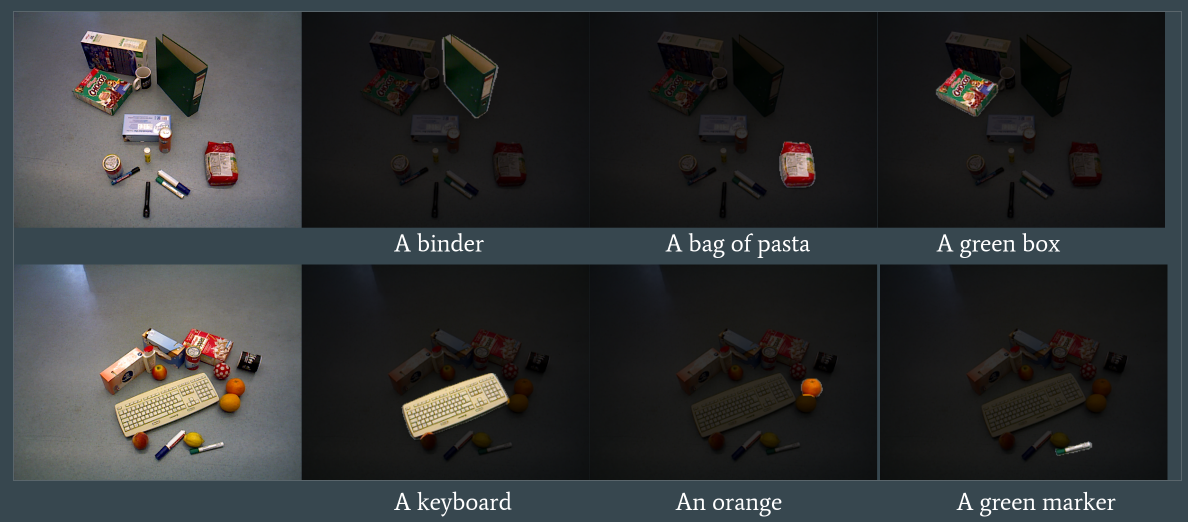
#> input picture assets/clip-seg.png, 2376 x 1044 px (shown at 1/2 size)
$ python -i data_augmentation.py   (imports and definitions only)
#> lines starting #> are read from the running program, lines starting #| are printed output that depends on the picture
import torch
import random
import numpy as np
import cv2

# My Libraries
import utils.data_utils as util_


##### Useful Utilities #####

# [145 lines left out: functions array_to_tensor, translate, rotate, add_noise_to_depth, add_noise_to_xyz, dropout_random_ellipses and 2 more, not called in this run]

def random_color_warp(image, d_h=None, d_s=None, d_l=None):
    """ Given an RGB image [H x W x 3], add random hue, saturation and luminosity to the image

        Code adapted from: https://github.com/yuxng/PoseCNN/blob/master/lib/utils/blob.py
    """
    H, W, _ = image.shape
#> H = 1044; W = 2376

    image_color_warped = np.zeros_like(image)

    # Set random hue, luminosity and saturation which ranges from -0.1 to 0.1
    if d_h is None:
        d_h = (random.random() - 0.5) * 0.2 * 256
    if d_l is None:
        d_l = (random.random() - 0.5) * 0.2 * 256
    if d_s is None:
        d_s = (random.random() - 0.5) * 0.2 * 256

    # Convert the RGB to HLS
    hls = cv2.cvtColor(image.round().astype(np.uint8), cv2.COLOR_RGB2HLS)
#> hls: shape (1044, 2376, 3); mean of channels 0, 1, 2 75.2, 50.4, 29.4
    h, l, s = cv2.split(hls)
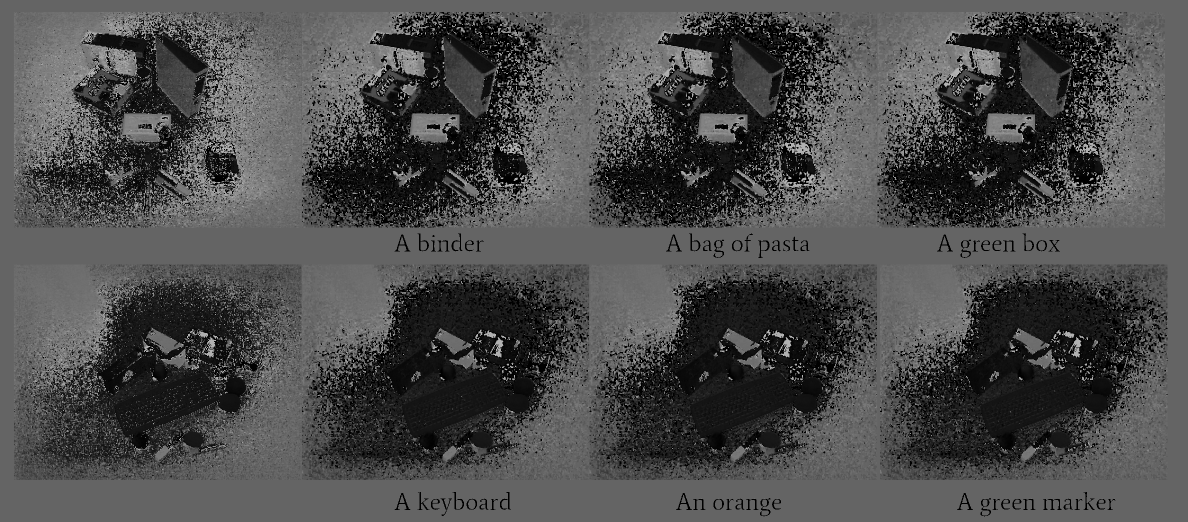
#> h: shape (1044, 2376) (shown at 1/2 size); min 0, max 180, mean 75.2
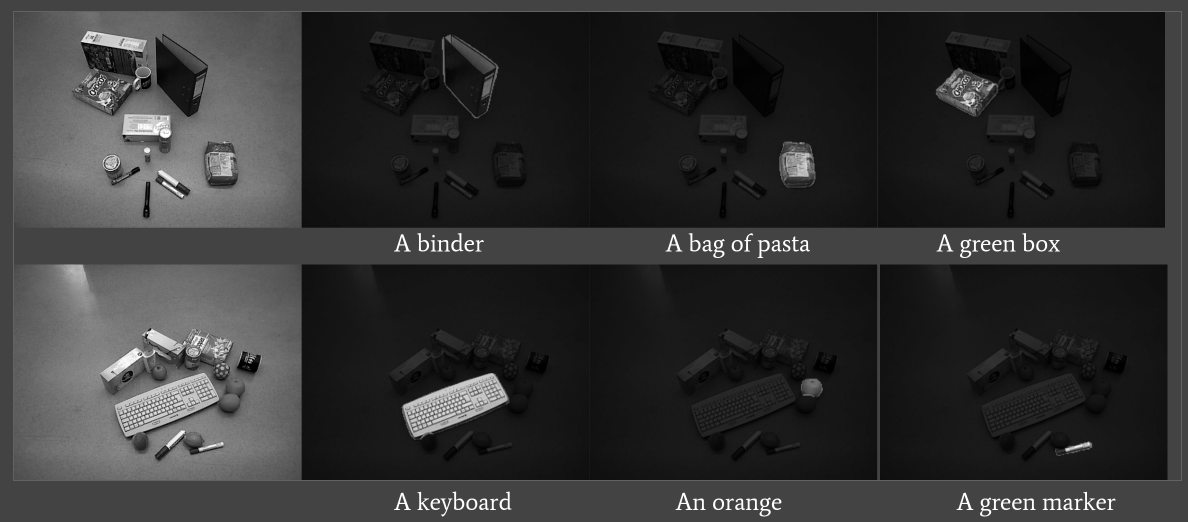
#> l: shape (1044, 2376) (shown at 1/2 size); min 0, max 255, mean 50.4
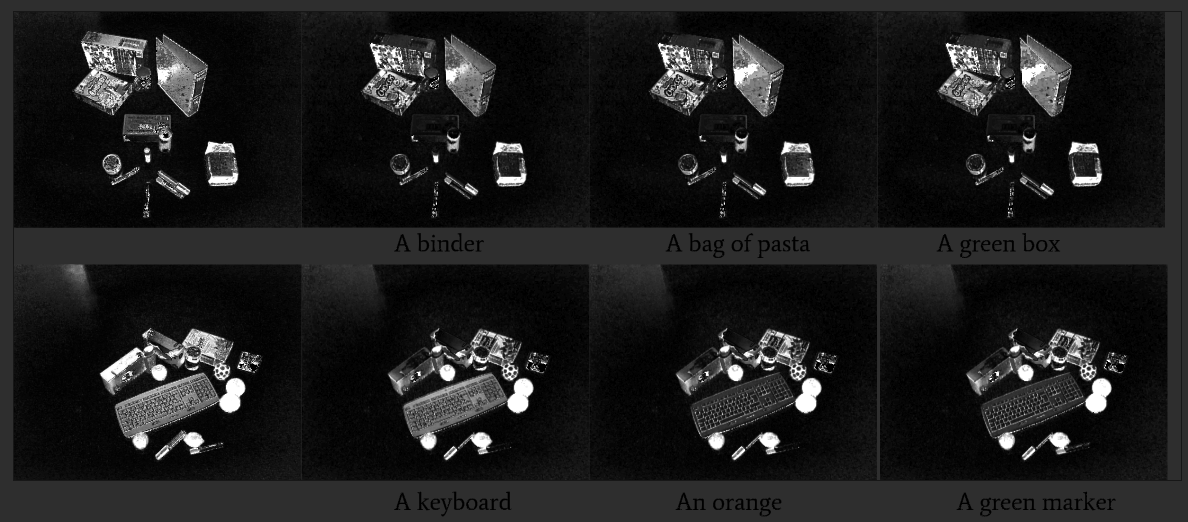
#> s: shape (1044, 2376) (shown at 1/2 size); min 0, max 255, mean 29.4

    # Add the values to the image H, L, S
    new_h = (np.round((h + d_h)) % 256).astype(np.uint8)
    new_l = np.round(np.clip(l + d_l, 0, 255)).astype(np.uint8)
    new_s = np.round(np.clip(s + d_s, 0, 255)).astype(np.uint8)

    # Convert the HLS to RGB
    new_hls = cv2.merge((new_h, new_l, new_s)).astype(np.uint8)
#> new_hls: shape (1044, 2376, 3); mean of channels 0, 1, 2 93.2, 63.3, 25.7
    new_im = cv2.cvtColor(new_hls, cv2.COLOR_HLS2RGB)
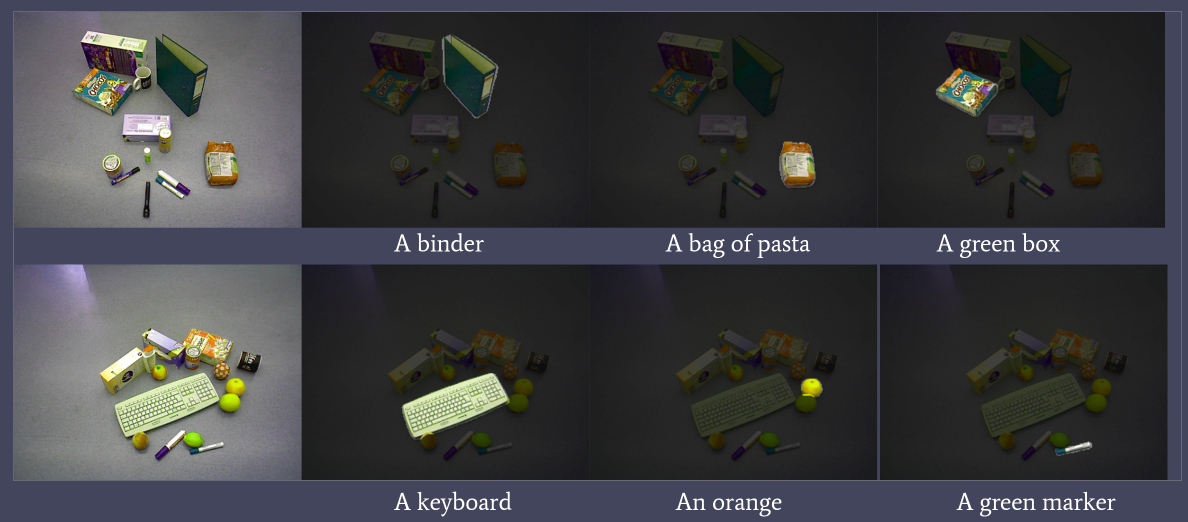
#> new_im: shape (1044, 2376, 3) (shown at 1/2 size); mean R, G, B 61.8, 62.3, 64.7

    image_color_warped = new_im.astype(np.float32)

    return image_color_warped

# [397 lines left out: functions random_horizontal_flip, random_morphological_transform, random_ellipses, random_translation, random_rotation, random_cut and 3 more, not called in this run]

>>> import cv2
>>> picture = cv2.cvtColor(cv2.imread('../assets/clip-seg.png'), cv2.COLOR_BGR2RGB)
>>> result = random_color_warp(picture)
